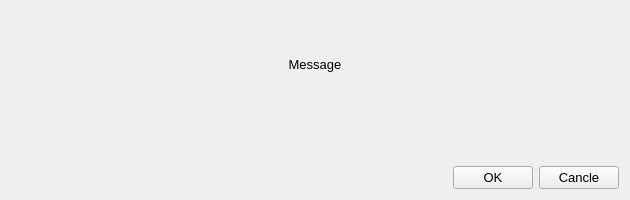
<?xml version="1.0" encoding="UTF-8"?>
<ui version="4.0">
 <class>Dialog</class>
 <widget class="QDialog" name="Dialog">
  <property name="geometry">
   <rect>
    <x>0</x>
    <y>0</y>
    <width>630</width>
    <height>200</height>
   </rect>
  </property>
  <property name="windowTitle">
   <string>Dialog</string>
  </property>
  <layout class="QVBoxLayout" name="verticalLayout">
   <item>
    <layout class="QHBoxLayout" name="horizontalLayout">
     <item>
      <spacer name="horizontalSpacer">
       <property name="orientation">
        <enum>Qt::Horizontal</enum>
       </property>
       <property name="sizeHint" stdset="0">
        <size>
         <width>40</width>
         <height>20</height>
        </size>
       </property>
      </spacer>
     </item>
     <item>
      <widget class="QPushButton" name="IconButton">
       <property name="minimumSize">
        <size>
         <width>40</width>
         <height>40</height>
        </size>
       </property>
       <property name="maximumSize">
        <size>
         <width>40</width>
         <height>40</height>
        </size>
       </property>
       <property name="styleSheet">
        <string notr="true">QPushButton{
	border:none;
}</string>
       </property>
       <property name="text">
        <string/>
       </property>
      </widget>
     </item>
     <item>
      <spacer name="horizontalSpacer_2">
       <property name="orientation">
        <enum>Qt::Horizontal</enum>
       </property>
       <property name="sizeHint" stdset="0">
        <size>
         <width>40</width>
         <height>20</height>
        </size>
       </property>
      </spacer>
     </item>
    </layout>
   </item>
   <item>
    <widget class="QLabel" name="messageLable">
     <property name="font">
      <font>
       <pointsize>10</pointsize>
      </font>
     </property>
     <property name="text">
      <string>Message</string>
     </property>
     <property name="alignment">
      <set>Qt::AlignCenter</set>
     </property>
    </widget>
   </item>
   <item>
    <spacer name="verticalSpacer">
     <property name="orientation">
      <enum>Qt::Vertical</enum>
     </property>
     <property name="sizeHint" stdset="0">
      <size>
       <width>20</width>
       <height>40</height>
      </size>
     </property>
    </spacer>
   </item>
   <item>
    <layout class="QHBoxLayout" name="horizontalLayout_2">
     <item>
      <spacer name="horizontalSpacer_3">
       <property name="orientation">
        <enum>Qt::Horizontal</enum>
       </property>
       <property name="sizeHint" stdset="0">
        <size>
         <width>40</width>
         <height>20</height>
        </size>
       </property>
      </spacer>
     </item>
     <item>
      <widget class="QPushButton" name="btn_ok">
       <property name="font">
        <font>
         <pointsize>10</pointsize>
        </font>
       </property>
       <property name="text">
        <string>OK</string>
       </property>
      </widget>
     </item>
     <item>
      <widget class="QPushButton" name="btn_cancle">
       <property name="font">
        <font>
         <pointsize>10</pointsize>
        </font>
       </property>
       <property name="text">
        <string>Cancle</string>
       </property>
      </widget>
     </item>
    </layout>
   </item>
  </layout>
 </widget>
 <resources/>
 <connections>
  <connection>
   <sender>btn_ok</sender>
   <signal>clicked()</signal>
   <receiver>Dialog</receiver>
   <slot>accept()</slot>
   <hints>
    <hint type="sourcelabel">
     <x>492</x>
     <y>178</y>
    </hint>
    <hint type="destinationlabel">
     <x>345</x>
     <y>120</y>
    </hint>
   </hints>
  </connection>
  <connection>
   <sender>btn_cancle</sender>
   <signal>clicked()</signal>
   <receiver>Dialog</receiver>
   <slot>reject()</slot>
   <hints>
    <hint type="sourcelabel">
     <x>574</x>
     <y>178</y>
    </hint>
    <hint type="destinationlabel">
     <x>508</x>
     <y>120</y>
    </hint>
   </hints>
  </connection>
 </connections>
</ui>
